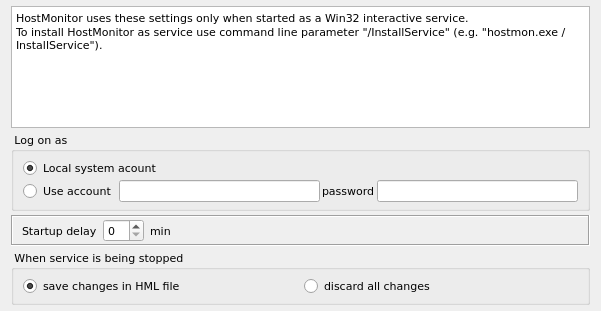
<?xml version="1.0" encoding="UTF-8"?>
<ui version="4.0">
 <class>ServiceOptionsWidget</class>
 <widget class="QWidget" name="ServiceOptionsWidget">
  <property name="geometry">
   <rect>
    <x>0</x>
    <y>0</y>
    <width>601</width>
    <height>311</height>
   </rect>
  </property>
  <property name="font">
   <font>
    <family>DejaVu Sans</family>
    <pointsize>8</pointsize>
   </font>
  </property>
  <property name="windowTitle">
   <string>Service</string>
  </property>
        <layout class="QVBoxLayout" name="verticalLayout_17">
         <property name="spacing">
          <number>4</number>
         </property>
         <property name="topMargin">
          <number>6</number>
         </property>
         <property name="bottomMargin">
          <number>6</number>
         </property>
         <item>
          <widget class="QPlainTextEdit" name="plainServiceDescription">
           <property name="inputMethodHints">
            <set>Qt::ImhNone</set>
           </property>
           <property name="verticalScrollBarPolicy">
            <enum>Qt::ScrollBarAlwaysOff</enum>
           </property>
           <property name="readOnly">
            <bool>true</bool>
           </property>
           <property name="plainText">
            <string>HostMonitor uses these settings only when started as a Win32 interactive service.
To install HostMonitor as service use command line parameter &quot;/InstallService&quot; (e.g. &quot;hostmon.exe /InstallService&quot;). </string>
           </property>
          </widget>
         </item>
         <item>
          <widget class="QGroupBox" name="boxServiceAccount">
           <property name="title">
            <string> Log on as  </string>
           </property>
           <layout class="QVBoxLayout" name="verticalLayout_16">
            <property name="spacing">
             <number>2</number>
            </property>
            <property name="topMargin">
             <number>6</number>
            </property>
            <property name="bottomMargin">
             <number>6</number>
            </property>
            <item>
             <widget class="QRadioButton" name="rbServiceLocalAccount">
              <property name="text">
               <string>Local system acount</string>
              </property>
              <property name="checked">
               <bool>true</bool>
              </property>
             </widget>
            </item>
            <item>
             <layout class="QHBoxLayout" name="horizontalLayout_14">
              <item>
               <widget class="QRadioButton" name="rbServiceUseAccount">
                <property name="text">
                 <string>Use account</string>
                </property>
               </widget>
              </item>
              <item>
               <widget class="QLineEdit" name="editServiceUser"/>
              </item>
              <item>
               <widget class="QLabel" name="lblServicePassword">
                <property name="text">
                 <string>password</string>
                </property>
               </widget>
              </item>
              <item>
               <widget class="QLineEdit" name="editServicePassword"/>
              </item>
             </layout>
            </item>
           </layout>
          </widget>
         </item>
         <item>
          <widget class="QFrame" name="frmStartupDelay">
           <property name="frameShape">
            <enum>QFrame::Box</enum>
           </property>
           <property name="frameShadow">
            <enum>QFrame::Sunken</enum>
           </property>
           <layout class="QHBoxLayout" name="horizontalLayout_13">
            <property name="topMargin">
             <number>2</number>
            </property>
            <property name="bottomMargin">
             <number>2</number>
            </property>
            <item>
             <widget class="QLabel" name="lblServiceStartupDelay">
              <property name="text">
               <string>Startup delay</string>
              </property>
             </widget>
            </item>
            <item>
             <widget class="QSpinBox" name="spinServiceStartupDelay"/>
            </item>
            <item>
             <widget class="QLabel" name="lblServiceMin">
              <property name="text">
               <string>min</string>
              </property>
             </widget>
            </item>
            <item>
             <spacer name="horizontalSpacer_10">
              <property name="orientation">
               <enum>Qt::Horizontal</enum>
              </property>
              <property name="sizeHint" stdset="0">
               <size>
                <width>40</width>
                <height>20</height>
               </size>
              </property>
             </spacer>
            </item>
           </layout>
          </widget>
         </item>
         <item>
          <widget class="QGroupBox" name="boxServiceSaveMode">
           <property name="title">
            <string> When service is being stopped  </string>
           </property>
           <layout class="QHBoxLayout" name="horizontalLayout_12">
            <property name="topMargin">
             <number>6</number>
            </property>
            <property name="bottomMargin">
             <number>6</number>
            </property>
            <item>
             <widget class="QRadioButton" name="rbServiceSaveInHML">
              <property name="text">
               <string>save changes in HML file</string>
              </property>
              <property name="checked">
               <bool>true</bool>
              </property>
             </widget>
            </item>
            <item>
             <widget class="QRadioButton" name="rbServiceDiscardChanges">
              <property name="text">
               <string>discard all changes</string>
              </property>
             </widget>
            </item>
           </layout>
          </widget>
         </item>
        </layout>

 </widget>
 <resources>
  <include location="../../qHostMonitor.qrc"/>
  <include location="../../qHostMonitor.qrc"/>
 </resources>
 <connections/>
</ui>
